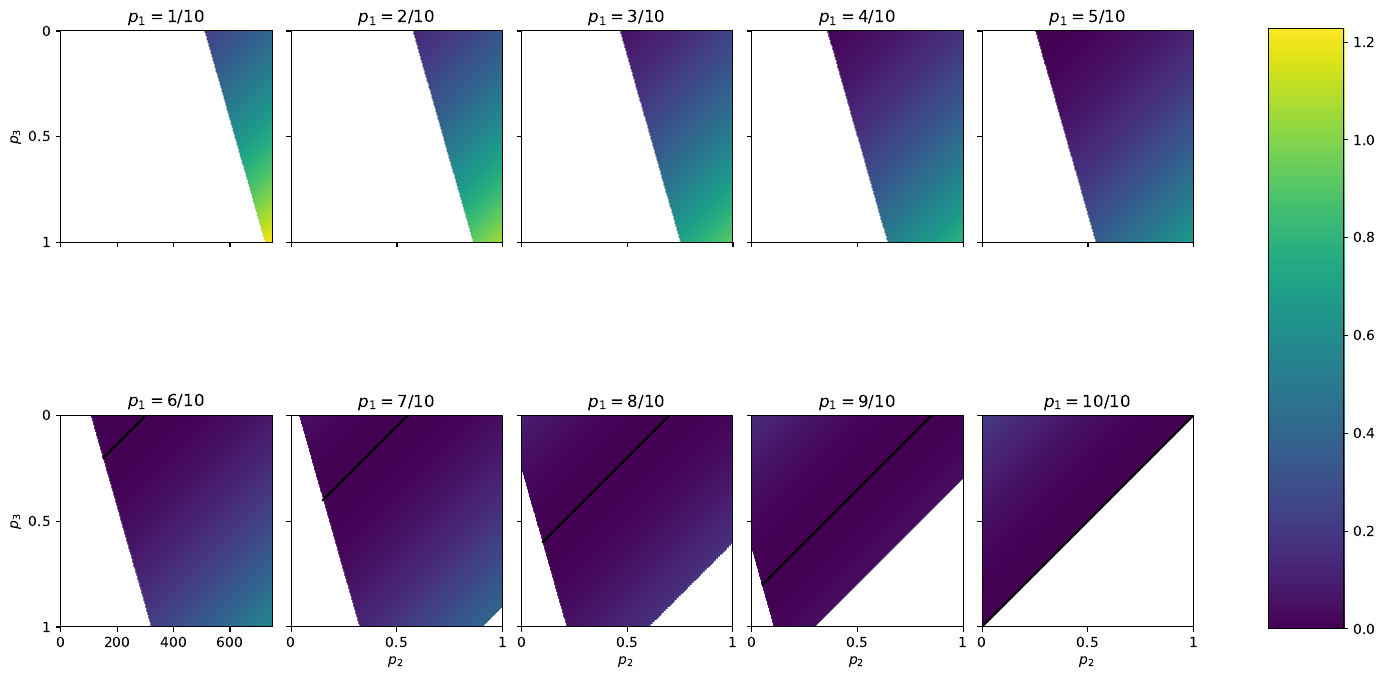

The script that saved this image:
"""
Script to plot R^2 for strategies of the form p = (x, p2, p3, 0) for a range of
values of 1/10<=x<=1.

"""
import sys
import pathlib

import matplotlib.pyplot as plt
import numpy as np
import tqdm

import testzd as zd

def main(N=750, max_r_squared = 10 ** -6, process_data=False):


    if process_data:
        data = []
        for k in tqdm.trange(10):
            ps = np.linspace(0, 1, N)

            array = np.zeros((N, N))
            array.fill(np.nan)
            for i, p2 in tqdm.tqdm(enumerate(ps), total=N):
                for j, p3 in enumerate(ps):
                    p = np.array([(k + 1) / 10, p2, p3, 0])
                    x_bar, r_squared = zd.compute_least_squares(p)
                    alpha, beta, gamma = x_bar
                    if -beta / alpha > 1:
                        array[i, j] = r_squared

            path = pathlib.Path(f"./data/{k}")
            path.mkdir(exist_ok=True, parents=True)
            np.savetxt(str(path / "main.csv"), array)

            data.append(array)
    else:
        data = [np.loadtxt(f"./data/{k}/main.csv") for k in range(10)]

    R_squared_values = [value for array in data
                              for value in array[np.isfinite(array)]]
    max_value_of_R_squared = np.max(R_squared_values)
    min_value_of_R_squared = np.min(R_squared_values)

    fig, axarr = plt.subplots(nrows=2, ncols=5, figsize=(15, 15),
                              sharex='col', sharey='row')
    for i, array in enumerate(data):
        ax = axarr[int(i / 5), i % 5]
        im = ax.imshow(array,
                       vmin=min_value_of_R_squared,
                       vmax=max_value_of_R_squared)
        valid_y, valid_x = np.where(array <= max_r_squared)
        ax.plot(valid_x, valid_y, color="black")
        ax.set_title(f"$p_1={round((i + 1)/10, 1)}$")
        fig.tight_layout()

        if i > 4:
            ax.set_xticks([0, N / 2, N])
            ax.set_xticklabels((0, 1/2, 1))
            ax.set_xlabel("$p_2$")

        if i in [0, 5]:
            ax.set_yticks([0, N / 2, N])
            ax.set_yticklabels((0, 1/2, 1))
            ax.set_ylabel("$p_3$")

    fig.tight_layout()

    fig.subplots_adjust(right=0.8)
    cbar_ax = fig.add_axes([0.85, 0.3, 0.05, 0.4])
    fig.colorbar(im, cax=cbar_ax)
    fig.savefig("main.pdf", bbox_inches='tight')

if __name__ == "__main__":
    process_data = "process_data" in sys.argv
    main(process_data=process_data)
